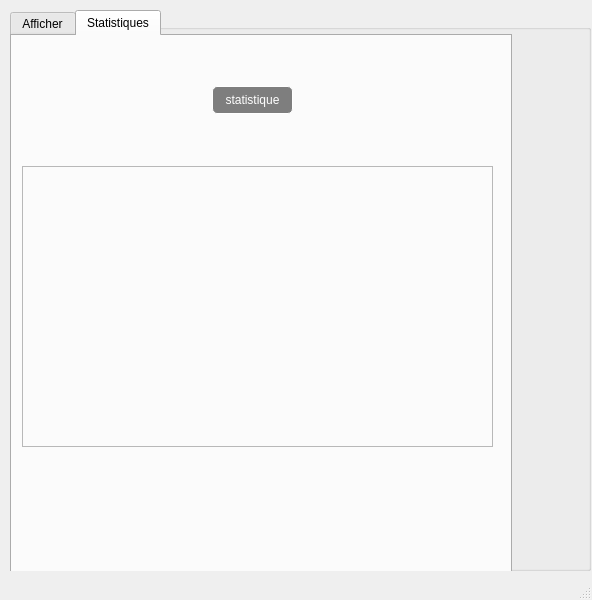
<?xml version="1.0" encoding="UTF-8"?>
<ui version="4.0">
 <class>MainWindow</class>
 <widget class="QMainWindow" name="MainWindow">
  <property name="geometry">
   <rect>
    <x>0</x>
    <y>0</y>
    <width>592</width>
    <height>600</height>
   </rect>
  </property>
  <property name="windowTitle">
   <string>MainWindow</string>
  </property>
  <widget class="QWidget" name="centralwidget">
   <widget class="QGroupBox" name="groupBox">
    <property name="geometry">
     <rect>
      <x>10</x>
      <y>10</y>
      <width>581</width>
      <height>561</height>
     </rect>
    </property>
    <property name="title">
     <string>client</string>
    </property>
    <widget class="QTabWidget" name="tabWidget">
     <property name="geometry">
      <rect>
       <x>0</x>
       <y>0</y>
       <width>502</width>
       <height>1581</height>
      </rect>
     </property>
     <property name="styleSheet">
      <string notr="true"> QString styleSheet = &quot;QMenuBar{background: qlineargradient(x1:0,x2:0,y1:0,y2:1,stop:0 #cccccc, stop:0.4 gray)} QStatusBar{background: qlineargradient(x1:0,x2:0,y1:0,y2:1,stop:0 #cccccc, stop:0.4 gray);color:white;} &quot;;
font: 75 8pt &quot;MS Shell Dlg 2&quot;;
font: 75 8pt &quot;MS Shell Dlg 2&quot;;
font: 8pt &quot;MS Shell Dlg 2&quot;;

this-&gt;setStyleSheet(styleSheet);
</string>
     </property>
     <property name="currentIndex">
      <number>1</number>
     </property>
     <widget class="QWidget" name="widget">
      <attribute name="title">
       <string>Afficher</string>
      </attribute>
      <widget class="QLabel" name="label">
       <property name="geometry">
        <rect>
         <x>60</x>
         <y>110</y>
         <width>91</width>
         <height>16</height>
        </rect>
       </property>
       <property name="styleSheet">
        <string notr="true">font: 75 8pt &quot;MS Shell Dlg 2&quot;;
font: 9pt &quot;MV Boli&quot;;</string>
       </property>
       <property name="text">
        <string>nom_phar</string>
       </property>
      </widget>
      <widget class="QLineEdit" name="nom_pha">
       <property name="geometry">
        <rect>
         <x>160</x>
         <y>110</y>
         <width>231</width>
         <height>22</height>
        </rect>
       </property>
       <property name="styleSheet">
        <string notr="true">border:1 solid white;
border-radius: 5px;
background-color:rgba(0,0,0,15%);</string>
       </property>
      </widget>
      <widget class="QLabel" name="label_2">
       <property name="geometry">
        <rect>
         <x>60</x>
         <y>140</y>
         <width>101</width>
         <height>20</height>
        </rect>
       </property>
       <property name="styleSheet">
        <string notr="true">font: 75 8pt &quot;MS Shell Dlg 2&quot;;
font: 9pt &quot;MV Boli&quot;;</string>
       </property>
       <property name="text">
        <string>HORAIRE</string>
       </property>
      </widget>
      <widget class="QLineEdit" name="hor_pha">
       <property name="geometry">
        <rect>
         <x>160</x>
         <y>140</y>
         <width>231</width>
         <height>22</height>
        </rect>
       </property>
       <property name="styleSheet">
        <string notr="true">border:1 solid white;
border-radius: 5px;
background-color:rgba(0,0,0,15%);</string>
       </property>
      </widget>
      <widget class="QLabel" name="label_3">
       <property name="geometry">
        <rect>
         <x>60</x>
         <y>170</y>
         <width>56</width>
         <height>16</height>
        </rect>
       </property>
       <property name="styleSheet">
        <string notr="true">font: 75 8pt &quot;MS Shell Dlg 2&quot;;
font: 9pt &quot;MV Boli&quot;;</string>
       </property>
       <property name="text">
        <string>ADRESSE</string>
       </property>
      </widget>
      <widget class="QLineEdit" name="ad_pha">
       <property name="geometry">
        <rect>
         <x>160</x>
         <y>170</y>
         <width>231</width>
         <height>22</height>
        </rect>
       </property>
       <property name="styleSheet">
        <string notr="true">border:1 solid white;
border-radius: 5px;
background-color:rgba(0,0,0,15%);</string>
       </property>
      </widget>
      <widget class="QPushButton" name="ajout">
       <property name="geometry">
        <rect>
         <x>40</x>
         <y>460</y>
         <width>111</width>
         <height>28</height>
        </rect>
       </property>
       <property name="styleSheet">
        <string notr="true">QPushButton{
background-color:rgba(0,0,0,50%);
color:white;
border:1 solid white;
border-radius: 5px;
}
QPushButton:hover{
background-color:rgb(170, 255, 255);
color:black;
}</string>
       </property>
       <property name="text">
        <string>ajouter</string>
       </property>
       <property name="icon">
        <iconset>
         <normaloff>../../../../Downloads/ajouter.png</normaloff>../../../../Downloads/ajouter.png</iconset>
       </property>
      </widget>
      <widget class="QPushButton" name="modifier">
       <property name="geometry">
        <rect>
         <x>190</x>
         <y>460</y>
         <width>111</width>
         <height>28</height>
        </rect>
       </property>
       <property name="styleSheet">
        <string notr="true">QPushButton{
background-color:rgba(0,0,0,50%);
color:white;
border:1 solid white;
border-radius: 5px;
}
QPushButton:hover{
background-color:rgb(170, 255, 255);
color:black;
}</string>
       </property>
       <property name="text">
        <string>modifier</string>
       </property>
       <property name="icon">
        <iconset>
         <normaloff>../../../../Downloads/modifier.png</normaloff>../../../../Downloads/modifier.png</iconset>
       </property>
      </widget>
      <widget class="QLabel" name="label_6">
       <property name="geometry">
        <rect>
         <x>-90</x>
         <y>-80</y>
         <width>711</width>
         <height>612</height>
        </rect>
       </property>
       <property name="text">
        <string/>
       </property>
       <property name="pixmap">
        <pixmap>../../../../Desktop/teeest.jpg</pixmap>
       </property>
      </widget>
      <widget class="QLabel" name="label_7">
       <property name="geometry">
        <rect>
         <x>10</x>
         <y>-20</y>
         <width>531</width>
         <height>521</height>
        </rect>
       </property>
       <property name="text">
        <string/>
       </property>
       <property name="pixmap">
        <pixmap>../../../../projet phar/teeest.jpg</pixmap>
       </property>
      </widget>
      <widget class="QLineEdit" name="num_pha">
       <property name="geometry">
        <rect>
         <x>160</x>
         <y>200</y>
         <width>231</width>
         <height>22</height>
        </rect>
       </property>
       <property name="styleSheet">
        <string notr="true">border:1 solid white;
border-radius: 5px;
background-color:rgba(0,0,0,15%);</string>
       </property>
      </widget>
      <widget class="QLabel" name="label_5">
       <property name="geometry">
        <rect>
         <x>60</x>
         <y>200</y>
         <width>56</width>
         <height>16</height>
        </rect>
       </property>
       <property name="styleSheet">
        <string notr="true">font: 75 8pt &quot;MS Shell Dlg 2&quot;;
font: 9pt &quot;MV Boli&quot;;</string>
       </property>
       <property name="text">
        <string>num</string>
       </property>
      </widget>
      <widget class="QPushButton" name="pushButton_16">
       <property name="geometry">
        <rect>
         <x>400</x>
         <y>0</y>
         <width>81</width>
         <height>28</height>
        </rect>
       </property>
       <property name="styleSheet">
        <string notr="true">QPushButton{
background-color:rgba(0,0,0,50%);
color:white;
border:1 solid white;
border-radius: 5px;
}
QPushButton:hover{
background-color:rgb(170, 255, 255);
color:black;
}</string>
       </property>
       <property name="text">
        <string>traduction</string>
       </property>
       <property name="icon">
        <iconset>
         <normaloff>../../../../Downloads/traduction.png</normaloff>../../../../Downloads/traduction.png</iconset>
       </property>
      </widget>
      <widget class="QPushButton" name="supprimer">
       <property name="geometry">
        <rect>
         <x>340</x>
         <y>460</y>
         <width>111</width>
         <height>28</height>
        </rect>
       </property>
       <property name="styleSheet">
        <string notr="true">QPushButton{
background-color:rgba(0,0,0,50%);
color:white;
border:1 solid white;
border-radius: 5px;
}
QPushButton:hover{
background-color:rgb(170, 255, 255);
color:black;
}</string>
       </property>
       <property name="text">
        <string>supprimer</string>
       </property>
       <property name="icon">
        <iconset>
         <normaloff>../../../../Downloads/suprimer.png</normaloff>../../../../Downloads/suprimer.png</iconset>
       </property>
      </widget>
      <widget class="QTableView" name="tableView">
       <property name="geometry">
        <rect>
         <x>40</x>
         <y>250</y>
         <width>411</width>
         <height>192</height>
        </rect>
       </property>
       <property name="styleSheet">
        <string notr="true">border:1 solid white;
border-radius: 5px;
background-color:rgba(0,0,0,15%);</string>
       </property>
      </widget>
      <widget class="QLabel" name="label_10">
       <property name="geometry">
        <rect>
         <x>20</x>
         <y>-30</y>
         <width>671</width>
         <height>591</height>
        </rect>
       </property>
       <property name="text">
        <string/>
       </property>
       <property name="pixmap">
        <pixmap>../../../../Downloads/teeest.jpg</pixmap>
       </property>
      </widget>
      <widget class="QLabel" name="label_4">
       <property name="geometry">
        <rect>
         <x>60</x>
         <y>80</y>
         <width>91</width>
         <height>16</height>
        </rect>
       </property>
       <property name="styleSheet">
        <string notr="true">font: 75 8pt &quot;MS Shell Dlg 2&quot;;
font: 9pt &quot;MV Boli&quot;;</string>
       </property>
       <property name="text">
        <string>ID</string>
       </property>
      </widget>
      <widget class="QLineEdit" name="id_pha">
       <property name="geometry">
        <rect>
         <x>160</x>
         <y>80</y>
         <width>231</width>
         <height>22</height>
        </rect>
       </property>
       <property name="styleSheet">
        <string notr="true">border:1 solid white;
border-radius: 5px;
background-color:rgba(0,0,0,15%);</string>
       </property>
      </widget>
      <widget class="QPushButton" name="PDF">
       <property name="geometry">
        <rect>
         <x>400</x>
         <y>130</y>
         <width>81</width>
         <height>28</height>
        </rect>
       </property>
       <property name="styleSheet">
        <string notr="true">QPushButton{
background-color:rgba(0,0,0,50%);
color:white;
border:1 solid white;
border-radius: 5px;
}
QPushButton:hover{
background-color:rgb(170, 255, 255);
color:black;
}</string>
       </property>
       <property name="text">
        <string>PDF</string>
       </property>
       <property name="icon">
        <iconset>
         <normaloff>../../../../Downloads/suprimer.png</normaloff>../../../../Downloads/suprimer.png</iconset>
       </property>
      </widget>
      <widget class="QComboBox" name="comboBox">
       <property name="geometry">
        <rect>
         <x>20</x>
         <y>10</y>
         <width>73</width>
         <height>22</height>
        </rect>
       </property>
       <item>
        <property name="text">
         <string>ID</string>
        </property>
       </item>
       <item>
        <property name="text">
         <string>Nom</string>
        </property>
       </item>
      </widget>
      <widget class="QLineEdit" name="search">
       <property name="geometry">
        <rect>
         <x>20</x>
         <y>50</y>
         <width>113</width>
         <height>22</height>
        </rect>
       </property>
      </widget>
      <zorder>label_10</zorder>
      <zorder>label_7</zorder>
      <zorder>label_6</zorder>
      <zorder>label</zorder>
      <zorder>nom_pha</zorder>
      <zorder>label_2</zorder>
      <zorder>hor_pha</zorder>
      <zorder>label_3</zorder>
      <zorder>ad_pha</zorder>
      <zorder>ajout</zorder>
      <zorder>modifier</zorder>
      <zorder>num_pha</zorder>
      <zorder>label_5</zorder>
      <zorder>pushButton_16</zorder>
      <zorder>supprimer</zorder>
      <zorder>tableView</zorder>
      <zorder>label_4</zorder>
      <zorder>id_pha</zorder>
      <zorder>PDF</zorder>
      <zorder>comboBox</zorder>
      <zorder>search</zorder>
     </widget>
     <widget class="QWidget" name="tab">
      <attribute name="title">
       <string>Statistiques</string>
      </attribute>
      <widget class="QFrame" name="frame_stat">
       <property name="geometry">
        <rect>
         <x>10</x>
         <y>130</y>
         <width>471</width>
         <height>281</height>
        </rect>
       </property>
       <property name="frameShape">
        <enum>QFrame::StyledPanel</enum>
       </property>
       <property name="frameShadow">
        <enum>QFrame::Raised</enum>
       </property>
      </widget>
      <widget class="QPushButton" name="stat_butt">
       <property name="geometry">
        <rect>
         <x>200</x>
         <y>50</y>
         <width>81</width>
         <height>28</height>
        </rect>
       </property>
       <property name="styleSheet">
        <string notr="true">QPushButton{
background-color:rgba(0,0,0,50%);
color:white;
border:1 solid white;
border-radius: 5px;
}
QPushButton:hover{
background-color:rgb(170, 255, 255);
color:black;
}</string>
       </property>
       <property name="text">
        <string>statistique</string>
       </property>
       <property name="icon">
        <iconset>
         <normaloff>../../../../Downloads/statt.jpg</normaloff>../../../../Downloads/statt.jpg</iconset>
       </property>
      </widget>
     </widget>
    </widget>
   </widget>
  </widget>
  <widget class="QMenuBar" name="menubar">
   <property name="geometry">
    <rect>
     <x>0</x>
     <y>0</y>
     <width>592</width>
     <height>26</height>
    </rect>
   </property>
  </widget>
  <widget class="QStatusBar" name="statusbar"/>
 </widget>
 <resources/>
 <connections/>
</ui>
